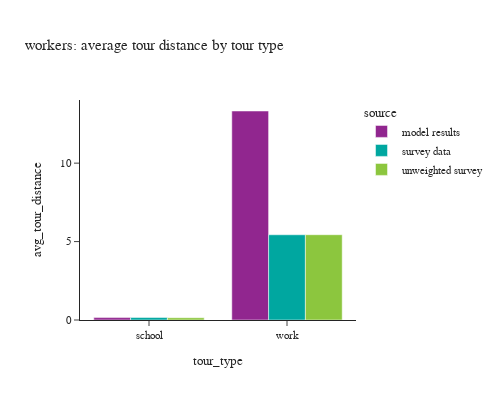

This figure's notebook cell:
### Code cell
df_plot = w_tour_data.groupby(['source','tour_type']).apply(lambda x: pd.Series({
    # tour distance have different variable names in model and survey data
    'agg_tour_dist':(x['tour_distance_one_way'] * x['tour_weight']).sum() + (x['tour_distance'] * x['tour_weight']).sum()
    })).reset_index()
df_plot = df_plot.merge(df_worker_count, how='left', on='source')
df_plot['avg_tour_distance'] = df_plot['agg_tour_dist']/df_plot['person_weight']

fig = px.bar(df_plot, x="tour_type", y="avg_tour_distance", color="source",barmode="group",
            #  facet_col="tour_type",facet_row_spacing=0.2,
             title="workers: average tour distance by tour type")
fig.update_layout(height=400, width=500)
fig.show()

### Figure 1 — Plotly figure (JSON) as saved in the notebook; plotly's stock layout.template omitted (floating-point values rounded to 4 significant figures)
{"data": [{"alignmentgroup": "True", "hovertemplate": "source=model results<br>tour_type=%{x}<br>avg_tour_distance=%{y}<extra></extra>", "legendgroup": "model results", "marker": {"color": "#91268F", "pattern": {"shape": ""}}, "name": "model results", "offsetgroup": "model results", "orientation": "v", "showlegend": true, "textposition": "auto", "type": "bar", "x": ["school", "work"], "xaxis": "x", "y": [0.1519, 13.32], "yaxis": "y"}, {"alignmentgroup": "True", "hovertemplate": "source=survey data<br>tour_type=%{x}<br>avg_tour_distance=%{y}<extra></extra>", "legendgroup": "survey data", "marker": {"color": "#00A7A0", "pattern": {"shape": ""}}, "name": "survey data", "offsetgroup": "survey data", "orientation": "v", "showlegend": true, "textposition": "auto", "type": "bar", "x": ["school", "work"], "xaxis": "x", "y": [0.1564, 5.434], "yaxis": "y"}, {"alignmentgroup": "True", "hovertemplate": "source=unweighted survey<br>tour_type=%{x}<br>avg_tour_distance=%{y}<extra></extra>", "legendgroup": "unweighted survey", "marker": {"color": "#8CC63E", "pattern": {"shape": ""}}, "name": "unweighted survey", "offsetgroup": "unweighted survey", "orientation": "v", "showlegend": true, "textposition": "auto", "type": "bar", "x": ["school", "work"], "xaxis": "x", "y": [0.1439, 5.438], "yaxis": "y"}], "layout": {"barmode": "group", "height": 400, "legend": {"title": {"text": "source"}, "tracegroupgap": 0}, "title": {"text": "workers: average tour distance by tour type"}, "width": 500, "xaxis": {"anchor": "y", "domain": [0, 1], "title": {"text": "tour_type"}}, "yaxis": {"anchor": "x", "domain": [0, 1], "title": {"text": "avg_tour_distance"}}}}
